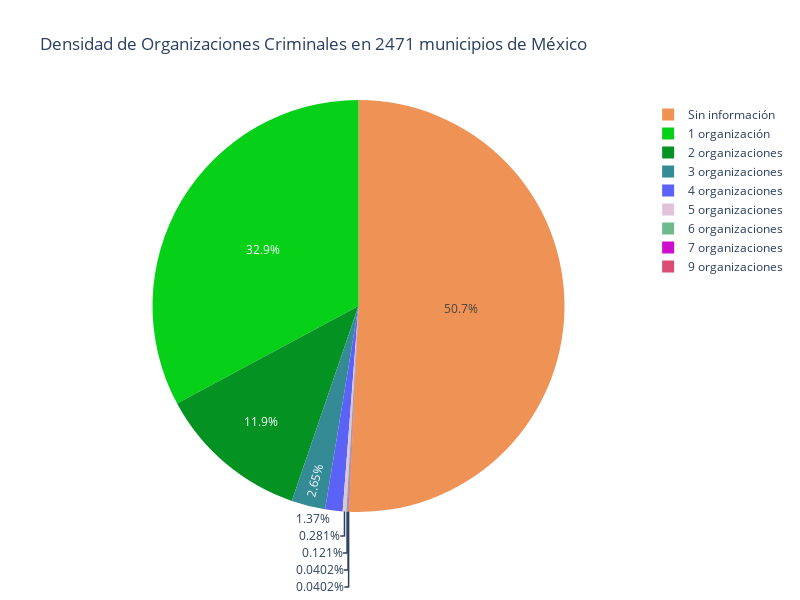

This figure's notebook cell:
### Markdown cell above
# Densidad de Organizaciones Criminales en 2471 municipios de México

### Code cell
import plotly.express as px
import pandas as pd
import random

# Leer los datos desde el archivo CSV
data = pd.read_csv("densidad_org.csv")

# Calcular los porcentajes si el total es de 2471
total = 2471
data['porcentajes'] = (data['cantidad'] / total) * 100

# Crear colores aleatorios para cada porción
colores_aleatorios = ['#{:02x}{:02x}{:02x}'.format(random.randint(0, 255), random.randint(0, 255), random.randint(0, 255)) for _ in range(len(data))]

# Crear la figura de la gráfica de torta con colores aleatorios
fig = px.pie(data, values='porcentajes', names='etiquetas', title='Densidad de Organizaciones Criminales en 2471 municipios de México',
             color_discrete_sequence=colores_aleatorios)

# Ajustar el ancho y el alto de la figura
fig.update_layout(width=800, height=600)


# Mostrar la gráfica
fig.show()

### Figure 1 — Plotly figure (JSON) as saved in the notebook; plotly's stock layout.template omitted (floating-point values rounded to 4 significant figures)
{"data": [{"domain": {"x": [0, 1], "y": [0, 1]}, "hovertemplate": "etiquetas=%{label}<br>porcentajes=%{value}<extra></extra>", "labels": ["1 organización", "2 organizaciones", "3 organizaciones", "4 organizaciones", "5 organizaciones", "6 organizaciones", "7 organizaciones", "9 organizaciones", "Sin información"], "legendgroup": "", "name": "", "showlegend": true, "type": "pie", "values": [33.06, 11.98, 2.671, 1.376, 0.2833, 0.1214, 0.04047, 0.04047, 51.07]}], "layout": {"height": 600, "legend": {"tracegroupgap": 0}, "piecolorway": ["#ef9256", "#07d019", "#049323", "#348b96", "#5a63f6", "#e2c2d9", "#6eba8c", "#cf0dcc", "#db4e73"], "title": {"text": "Densidad de Organizaciones Criminales en 2471 municipios de México"}, "width": 800}}
